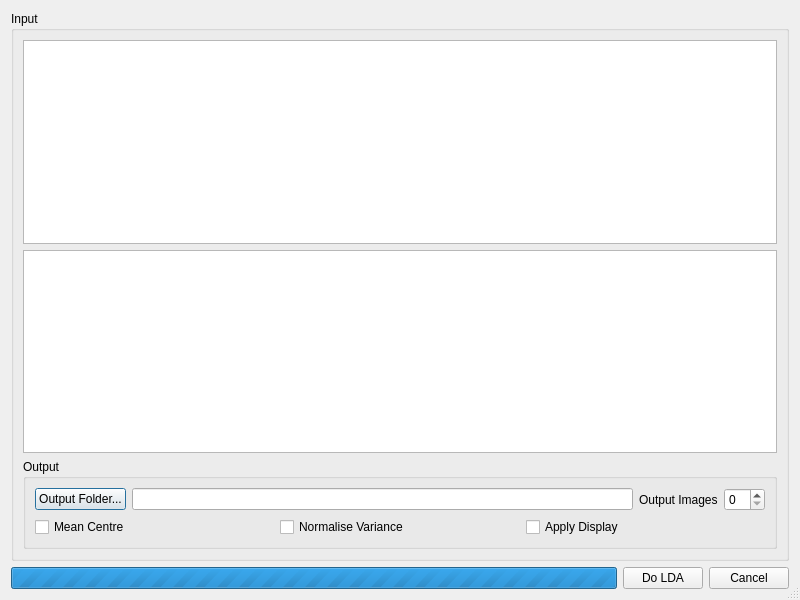
<?xml version="1.0" encoding="UTF-8"?>
<ui version="4.0">
 <class>LDADialog</class>
 <widget class="QDialog" name="LDADialog">
  <property name="geometry">
   <rect>
    <x>0</x>
    <y>0</y>
    <width>800</width>
    <height>600</height>
   </rect>
  </property>
  <property name="windowTitle">
   <string>LDA Dialog</string>
  </property>
  <property name="sizeGripEnabled">
   <bool>true</bool>
  </property>
  <layout class="QVBoxLayout" name="verticalLayout">
   <item>
    <widget class="QGroupBox" name="groupBox">
     <property name="title">
      <string>Input</string>
     </property>
     <layout class="QGridLayout" name="gridLayout">
      <item row="0" column="0">
       <widget class="QListWidget" name="listWidgetImages">
        <property name="editTriggers">
         <set>QAbstractItemView::NoEditTriggers</set>
        </property>
        <property name="alternatingRowColors">
         <bool>true</bool>
        </property>
       </widget>
      </item>
      <item row="1" column="0">
       <widget class="QListWidget" name="listWidgetLabelledPoints">
        <property name="editTriggers">
         <set>QAbstractItemView::NoEditTriggers</set>
        </property>
        <property name="alternatingRowColors">
         <bool>true</bool>
        </property>
       </widget>
      </item>
      <item row="2" column="0">
       <widget class="QGroupBox" name="groupBox_2">
        <property name="title">
         <string>Output</string>
        </property>
        <layout class="QVBoxLayout" name="verticalLayout_2">
         <item>
          <layout class="QHBoxLayout" name="horizontalLayout">
           <item>
            <widget class="QPushButton" name="pushButtonOutputFolder">
             <property name="text">
              <string>Output Folder...</string>
             </property>
            </widget>
           </item>
           <item>
            <widget class="QLineEdit" name="lineEditOutputFolder"/>
           </item>
           <item>
            <widget class="QLabel" name="label">
             <property name="text">
              <string>Output Images</string>
             </property>
            </widget>
           </item>
           <item>
            <widget class="QSpinBox" name="spinBoxOutputImages"/>
           </item>
          </layout>
         </item>
         <item>
          <layout class="QHBoxLayout" name="horizontalLayout_2">
           <item>
            <widget class="QCheckBox" name="checkBoxMeanCenter">
             <property name="text">
              <string>Mean Centre</string>
             </property>
            </widget>
           </item>
           <item>
            <widget class="QCheckBox" name="checkBoxNormaliseVariance">
             <property name="text">
              <string>Normalise Variance</string>
             </property>
            </widget>
           </item>
           <item>
            <widget class="QCheckBox" name="checkBoxApplyDisplay">
             <property name="text">
              <string>Apply Display</string>
             </property>
            </widget>
           </item>
          </layout>
         </item>
        </layout>
       </widget>
      </item>
     </layout>
    </widget>
   </item>
   <item>
    <layout class="QHBoxLayout" name="horizontalLayout_3">
     <item>
      <widget class="QProgressBar" name="progressBar">
       <property name="maximum">
        <number>0</number>
       </property>
       <property name="value">
        <number>-1</number>
       </property>
       <property name="textVisible">
        <bool>false</bool>
       </property>
      </widget>
     </item>
     <item>
      <widget class="QPushButton" name="pushButtonDoLDA">
       <property name="text">
        <string>Do LDA</string>
       </property>
       <property name="autoDefault">
        <bool>true</bool>
       </property>
       <property name="default">
        <bool>false</bool>
       </property>
      </widget>
     </item>
     <item>
      <widget class="QPushButton" name="pushButtonCancel">
       <property name="text">
        <string>Cancel</string>
       </property>
       <property name="autoDefault">
        <bool>true</bool>
       </property>
      </widget>
     </item>
    </layout>
   </item>
  </layout>
 </widget>
 <resources/>
 <connections/>
</ui>
